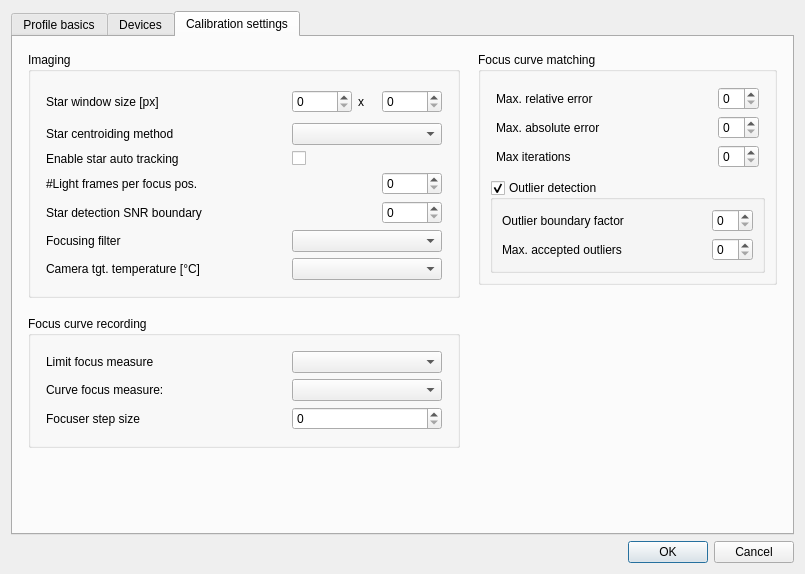
<?xml version="1.0" encoding="UTF-8"?>
<ui version="4.0">
 <class>ProfileSettingsDialog</class>
 <widget class="QDialog" name="ProfileSettingsDialog">
  <property name="geometry">
   <rect>
    <x>0</x>
    <y>0</y>
    <width>805</width>
    <height>574</height>
   </rect>
  </property>
  <property name="windowTitle">
   <string>FocusFinder profile settings</string>
  </property>
  <layout class="QGridLayout" name="gridLayout_2">
   <item row="0" column="0">
    <layout class="QGridLayout" name="gridLayout">
     <item row="0" column="0">
      <widget class="QTabWidget" name="tabWidget">
       <property name="currentIndex">
        <number>2</number>
       </property>
       <widget class="QWidget" name="tab_3">
        <attribute name="title">
         <string>Profile basics</string>
        </attribute>
        <layout class="QGridLayout" name="gridLayout_12">
         <item row="0" column="0">
          <layout class="QGridLayout" name="gridLayout_11">
           <item row="2" column="0">
            <widget class="QLabel" name="label_18">
             <property name="text">
              <string>Last changed</string>
             </property>
            </widget>
           </item>
           <item row="1" column="2">
            <widget class="QLineEdit" name="lineEdit_2"/>
           </item>
           <item row="0" column="3">
            <widget class="QLabel" name="label_20">
             <property name="minimumSize">
              <size>
               <width>30</width>
               <height>30</height>
              </size>
             </property>
             <property name="text">
              <string>Att</string>
             </property>
            </widget>
           </item>
           <item row="4" column="0">
            <spacer name="verticalSpacer_6">
             <property name="orientation">
              <enum>Qt::Vertical</enum>
             </property>
             <property name="sizeHint" stdset="0">
              <size>
               <width>20</width>
               <height>40</height>
              </size>
             </property>
            </spacer>
           </item>
           <item row="0" column="0">
            <widget class="QLabel" name="label_15">
             <property name="text">
              <string>Profile name</string>
             </property>
            </widget>
           </item>
           <item row="0" column="2">
            <widget class="QLineEdit" name="lineEdit"/>
           </item>
           <item row="1" column="0">
            <widget class="QLabel" name="label_16">
             <property name="text">
              <string>Filename</string>
             </property>
            </widget>
           </item>
           <item row="2" column="2">
            <widget class="QLabel" name="label_19">
             <property name="text">
              <string>&lt;not set&gt;</string>
             </property>
            </widget>
           </item>
           <item row="0" column="4" rowspan="2">
            <widget class="QLabel" name="label_17">
             <property name="minimumSize">
              <size>
               <width>60</width>
               <height>60</height>
              </size>
             </property>
             <property name="text">
              <string>Pic</string>
             </property>
            </widget>
           </item>
           <item row="3" column="0">
            <widget class="QLabel" name="label_21">
             <property name="text">
              <string>Description</string>
             </property>
             <property name="alignment">
              <set>Qt::AlignLeading|Qt::AlignLeft|Qt::AlignTop</set>
             </property>
            </widget>
           </item>
           <item row="3" column="2">
            <widget class="QPlainTextEdit" name="plainTextEdit"/>
           </item>
          </layout>
         </item>
        </layout>
       </widget>
       <widget class="QWidget" name="tab">
        <attribute name="title">
         <string>Devices</string>
        </attribute>
        <layout class="QGridLayout" name="gridLayout_4">
         <item row="0" column="0">
          <widget class="QGroupBox" name="groupBox_4">
           <property name="title">
            <string>Camera</string>
           </property>
           <property name="checkable">
            <bool>false</bool>
           </property>
           <layout class="QGridLayout" name="gridLayout_24">
            <item row="0" column="0">
             <layout class="QGridLayout" name="gridLayout_23">
              <item row="0" column="0">
               <layout class="QGridLayout" name="gridLayout_3" rowstretch="0,0,0,0,0" columnstretch="0,0,0,0,0,0,0">
                <item row="3" column="3">
                 <widget class="QDoubleSpinBox" name="doubleSpinBox"/>
                </item>
                <item row="3" column="4">
                 <widget class="QLabel" name="label_2">
                  <property name="text">
                   <string>x</string>
                  </property>
                 </widget>
                </item>
                <item row="2" column="2" colspan="4">
                 <widget class="QComboBox" name="comboBox_6"/>
                </item>
                <item row="3" column="2">
                 <spacer name="horizontalSpacer">
                  <property name="orientation">
                   <enum>Qt::Horizontal</enum>
                  </property>
                  <property name="sizeHint" stdset="0">
                   <size>
                    <width>30</width>
                    <height>20</height>
                   </size>
                  </property>
                 </spacer>
                </item>
                <item row="2" column="6" rowspan="3">
                 <widget class="QLabel" name="label_22">
                  <property name="minimumSize">
                   <size>
                    <width>64</width>
                    <height>60</height>
                   </size>
                  </property>
                  <property name="text">
                   <string/>
                  </property>
                  <property name="pixmap">
                   <pixmap resource="../../../resources/res.qrc">:/res/connect_camera_64x64.png</pixmap>
                  </property>
                  <property name="alignment">
                   <set>Qt::AlignLeading|Qt::AlignLeft|Qt::AlignTop</set>
                  </property>
                 </widget>
                </item>
                <item row="2" column="0" colspan="2">
                 <widget class="QLabel" name="label_13">
                  <property name="minimumSize">
                   <size>
                    <width>180</width>
                    <height>0</height>
                   </size>
                  </property>
                  <property name="text">
                   <string>Camera device</string>
                  </property>
                 </widget>
                </item>
                <item row="3" column="5">
                 <widget class="QDoubleSpinBox" name="doubleSpinBox_2"/>
                </item>
                <item row="3" column="0" colspan="2">
                 <widget class="QLabel" name="label_3">
                  <property name="text">
                   <string>Camera pixel size [um]</string>
                  </property>
                 </widget>
                </item>
               </layout>
              </item>
             </layout>
            </item>
           </layout>
          </widget>
         </item>
         <item row="1" column="0">
          <widget class="QGroupBox" name="groupBox_5">
           <property name="title">
            <string>Focus</string>
           </property>
           <layout class="QGridLayout" name="gridLayout_28">
            <item row="0" column="0">
             <layout class="QGridLayout" name="gridLayout_27" columnstretch="0,1,0">
              <property name="leftMargin">
               <number>6</number>
              </property>
              <property name="topMargin">
               <number>6</number>
              </property>
              <property name="rightMargin">
               <number>6</number>
              </property>
              <property name="bottomMargin">
               <number>6</number>
              </property>
              <item row="0" column="0">
               <widget class="QLabel" name="label_35">
                <property name="minimumSize">
                 <size>
                  <width>180</width>
                  <height>0</height>
                 </size>
                </property>
                <property name="text">
                 <string>Focus device</string>
                </property>
               </widget>
              </item>
              <item row="1" column="0">
               <spacer name="verticalSpacer">
                <property name="orientation">
                 <enum>Qt::Vertical</enum>
                </property>
                <property name="sizeHint" stdset="0">
                 <size>
                  <width>20</width>
                  <height>40</height>
                 </size>
                </property>
               </spacer>
              </item>
              <item row="0" column="1">
               <widget class="QComboBox" name="comboBox_12"/>
              </item>
              <item row="0" column="2" rowspan="2">
               <widget class="QLabel" name="label_36">
                <property name="minimumSize">
                 <size>
                  <width>64</width>
                  <height>64</height>
                 </size>
                </property>
                <property name="text">
                 <string/>
                </property>
                <property name="pixmap">
                 <pixmap resource="../../../resources/res.qrc">:/res/connect_focuser_64x64.png</pixmap>
                </property>
                <property name="alignment">
                 <set>Qt::AlignLeading|Qt::AlignLeft|Qt::AlignTop</set>
                </property>
               </widget>
              </item>
             </layout>
            </item>
           </layout>
          </widget>
         </item>
         <item row="2" column="0">
          <widget class="QGroupBox" name="groupBox_6">
           <property name="title">
            <string>Filter</string>
           </property>
           <layout class="QGridLayout" name="gridLayout_26">
            <item row="0" column="0">
             <layout class="QGridLayout" name="gridLayout_25" columnstretch="0,1,0">
              <property name="leftMargin">
               <number>6</number>
              </property>
              <property name="topMargin">
               <number>6</number>
              </property>
              <property name="rightMargin">
               <number>6</number>
              </property>
              <property name="bottomMargin">
               <number>6</number>
              </property>
              <item row="1" column="0">
               <spacer name="verticalSpacer_5">
                <property name="orientation">
                 <enum>Qt::Vertical</enum>
                </property>
                <property name="sizeHint" stdset="0">
                 <size>
                  <width>20</width>
                  <height>40</height>
                 </size>
                </property>
               </spacer>
              </item>
              <item row="0" column="2" rowspan="2">
               <widget class="QLabel" name="label_38">
                <property name="minimumSize">
                 <size>
                  <width>60</width>
                  <height>0</height>
                 </size>
                </property>
                <property name="text">
                 <string/>
                </property>
                <property name="pixmap">
                 <pixmap resource="../../../resources/res.qrc">:/res/filter_wheel_64x64.png</pixmap>
                </property>
                <property name="alignment">
                 <set>Qt::AlignLeading|Qt::AlignLeft|Qt::AlignTop</set>
                </property>
               </widget>
              </item>
              <item row="0" column="0">
               <widget class="QLabel" name="label_4">
                <property name="minimumSize">
                 <size>
                  <width>180</width>
                  <height>0</height>
                 </size>
                </property>
                <property name="text">
                 <string>Filter device</string>
                </property>
               </widget>
              </item>
              <item row="0" column="1">
               <widget class="QComboBox" name="comboBox_13"/>
              </item>
             </layout>
            </item>
           </layout>
          </widget>
         </item>
        </layout>
       </widget>
       <widget class="QWidget" name="tab_2">
        <attribute name="title">
         <string>Calibration settings</string>
        </attribute>
        <layout class="QGridLayout" name="gridLayout_6">
         <item row="0" column="0">
          <layout class="QGridLayout" name="gridLayout_13" rowstretch="0" columnstretch="0">
           <property name="leftMargin">
            <number>6</number>
           </property>
           <property name="topMargin">
            <number>6</number>
           </property>
           <property name="rightMargin">
            <number>6</number>
           </property>
           <property name="bottomMargin">
            <number>6</number>
           </property>
           <item row="0" column="0">
            <widget class="QGroupBox" name="groupBox">
             <property name="title">
              <string>Imaging</string>
             </property>
             <layout class="QGridLayout" name="gridLayout_16">
              <item row="0" column="0">
               <layout class="QGridLayout" name="gridLayout_15" columnstretch="0,0,0,0,0">
                <property name="leftMargin">
                 <number>6</number>
                </property>
                <property name="topMargin">
                 <number>6</number>
                </property>
                <property name="rightMargin">
                 <number>6</number>
                </property>
                <property name="bottomMargin">
                 <number>6</number>
                </property>
                <item row="2" column="2">
                 <widget class="QCheckBox" name="checkBox_3">
                  <property name="text">
                   <string/>
                  </property>
                 </widget>
                </item>
                <item row="0" column="4">
                 <widget class="QSpinBox" name="spinBox_4">
                  <property name="minimumSize">
                   <size>
                    <width>60</width>
                    <height>0</height>
                   </size>
                  </property>
                 </widget>
                </item>
                <item row="5" column="2" colspan="3">
                 <widget class="QComboBox" name="comboBox_8"/>
                </item>
                <item row="0" column="3">
                 <widget class="QLabel" name="label_6">
                  <property name="text">
                   <string>x</string>
                  </property>
                 </widget>
                </item>
                <item row="0" column="2">
                 <widget class="QSpinBox" name="spinBox_3">
                  <property name="minimumSize">
                   <size>
                    <width>60</width>
                    <height>0</height>
                   </size>
                  </property>
                 </widget>
                </item>
                <item row="1" column="0">
                 <widget class="QLabel" name="label_8">
                  <property name="text">
                   <string>Star centroiding method</string>
                  </property>
                 </widget>
                </item>
                <item row="5" column="0">
                 <widget class="QLabel" name="label_34">
                  <property name="text">
                   <string>Focusing filter</string>
                  </property>
                 </widget>
                </item>
                <item row="2" column="0">
                 <widget class="QLabel" name="label_11">
                  <property name="text">
                   <string>Enable star auto tracking</string>
                  </property>
                 </widget>
                </item>
                <item row="0" column="0">
                 <widget class="QLabel" name="label">
                  <property name="minimumSize">
                   <size>
                    <width>200</width>
                    <height>0</height>
                   </size>
                  </property>
                  <property name="text">
                   <string>Star window size [px]</string>
                  </property>
                 </widget>
                </item>
                <item row="0" column="1">
                 <spacer name="horizontalSpacer_2">
                  <property name="orientation">
                   <enum>Qt::Horizontal</enum>
                  </property>
                  <property name="sizeHint" stdset="0">
                   <size>
                    <width>20</width>
                    <height>30</height>
                   </size>
                  </property>
                 </spacer>
                </item>
                <item row="1" column="2" colspan="3">
                 <widget class="QComboBox" name="comboBox_2">
                  <property name="minimumSize">
                   <size>
                    <width>150</width>
                    <height>0</height>
                   </size>
                  </property>
                 </widget>
                </item>
                <item row="6" column="0">
                 <widget class="QLabel" name="label_5">
                  <property name="text">
                   <string>Camera tgt. temperature [°C]</string>
                  </property>
                 </widget>
                </item>
                <item row="3" column="0">
                 <widget class="QLabel" name="label_23">
                  <property name="text">
                   <string>#Light frames per focus pos.</string>
                  </property>
                 </widget>
                </item>
                <item row="6" column="2" colspan="3">
                 <widget class="QComboBox" name="comboBox_11"/>
                </item>
                <item row="4" column="0">
                 <widget class="QLabel" name="label_7">
                  <property name="text">
                   <string>Star detection SNR boundary</string>
                  </property>
                 </widget>
                </item>
                <item row="3" column="4">
                 <widget class="QSpinBox" name="spinBox_2">
                  <property name="maximum">
                   <number>10</number>
                  </property>
                 </widget>
                </item>
                <item row="4" column="4">
                 <widget class="QSpinBox" name="spinBox"/>
                </item>
               </layout>
              </item>
             </layout>
            </widget>
           </item>
          </layout>
         </item>
         <item row="1" column="0">
          <layout class="QGridLayout" name="gridLayout_19" rowstretch="0,0" columnstretch="0" rowminimumheight="0,0">
           <property name="leftMargin">
            <number>6</number>
           </property>
           <property name="topMargin">
            <number>6</number>
           </property>
           <property name="rightMargin">
            <number>6</number>
           </property>
           <property name="bottomMargin">
            <number>6</number>
           </property>
           <item row="0" column="0">
            <widget class="QGroupBox" name="groupBox_3">
             <property name="title">
              <string>Focus curve recording</string>
             </property>
             <layout class="QGridLayout" name="gridLayout_21">
              <item row="0" column="0">
               <layout class="QGridLayout" name="gridLayout_20">
                <property name="leftMargin">
                 <number>6</number>
                </property>
                <property name="topMargin">
                 <number>6</number>
                </property>
                <property name="rightMargin">
                 <number>6</number>
                </property>
                <property name="bottomMargin">
                 <number>6</number>
                </property>
                <item row="0" column="2">
                 <widget class="QComboBox" name="comboBox_3">
                  <property name="minimumSize">
                   <size>
                    <width>150</width>
                    <height>0</height>
                   </size>
                  </property>
                 </widget>
                </item>
                <item row="1" column="0">
                 <widget class="QLabel" name="label_30">
                  <property name="text">
                   <string>Curve focus measure:</string>
                  </property>
                 </widget>
                </item>
                <item row="2" column="0">
                 <widget class="QLabel" name="label_24">
                  <property name="text">
                   <string>Focuser step size</string>
                  </property>
                 </widget>
                </item>
                <item row="0" column="1">
                 <spacer name="horizontalSpacer_5">
                  <property name="orientation">
                   <enum>Qt::Horizontal</enum>
                  </property>
                  <property name="sizeHint" stdset="0">
                   <size>
                    <width>40</width>
                    <height>20</height>
                   </size>
                  </property>
                 </spacer>
                </item>
                <item row="0" column="0">
                 <widget class="QLabel" name="label_9">
                  <property name="minimumSize">
                   <size>
                    <width>200</width>
                    <height>0</height>
                   </size>
                  </property>
                  <property name="text">
                   <string>Limit focus measure</string>
                  </property>
                 </widget>
                </item>
                <item row="2" column="2">
                 <widget class="QSpinBox" name="spinBox_5"/>
                </item>
                <item row="1" column="2">
                 <widget class="QComboBox" name="comboBox_4"/>
                </item>
               </layout>
              </item>
             </layout>
            </widget>
           </item>
           <item row="1" column="0">
            <spacer name="verticalSpacer_7">
             <property name="orientation">
              <enum>Qt::Vertical</enum>
             </property>
             <property name="sizeHint" stdset="0">
              <size>
               <width>20</width>
               <height>40</height>
              </size>
             </property>
            </spacer>
           </item>
          </layout>
         </item>
         <item row="0" column="1" rowspan="2">
          <layout class="QGridLayout" name="gridLayout_14" rowstretch="0,0" columnstretch="0">
           <property name="leftMargin">
            <number>6</number>
           </property>
           <property name="topMargin">
            <number>6</number>
           </property>
           <property name="rightMargin">
            <number>6</number>
           </property>
           <property name="bottomMargin">
            <number>6</number>
           </property>
           <item row="0" column="0">
            <widget class="QGroupBox" name="groupBox_2">
             <property name="title">
              <string>Focus curve matching</string>
             </property>
             <layout class="QGridLayout" name="gridLayout_18">
              <item row="0" column="0">
               <layout class="QGridLayout" name="gridLayout_17" rowstretch="0,0,0" columnstretch="0,0,0">
                <property name="leftMargin">
                 <number>6</number>
                </property>
                <property name="topMargin">
                 <number>6</number>
                </property>
                <property name="rightMargin">
                 <number>6</number>
                </property>
                <property name="bottomMargin">
                 <number>6</number>
                </property>
                <item row="1" column="2">
                 <widget class="QSpinBox" name="spinBox_8"/>
                </item>
                <item row="0" column="2">
                 <widget class="QSpinBox" name="spinBox_7"/>
                </item>
                <item row="1" column="0">
                 <widget class="QLabel" name="label_27">
                  <property name="text">
                   <string>Max. absolute error</string>
                  </property>
                 </widget>
                </item>
                <item row="2" column="2">
                 <widget class="QSpinBox" name="spinBox_9"/>
                </item>
                <item row="0" column="0">
                 <widget class="QLabel" name="label_26">
                  <property name="text">
                   <string>Max. relative error</string>
                  </property>
                 </widget>
                </item>
                <item row="2" column="0">
                 <widget class="QLabel" name="label_28">
                  <property name="text">
                   <string>Max iterations</string>
                  </property>
                 </widget>
                </item>
                <item row="0" column="1">
                 <spacer name="horizontalSpacer_6">
                  <property name="orientation">
                   <enum>Qt::Horizontal</enum>
                  </property>
                  <property name="sizeHint" stdset="0">
                   <size>
                    <width>40</width>
                    <height>20</height>
                   </size>
                  </property>
                 </spacer>
                </item>
               </layout>
              </item>
              <item row="1" column="0">
               <widget class="QgsCollapsibleGroupBox" name="mGroupBox">
                <property name="title">
                 <string>Outlier detection</string>
                </property>
                <property name="checkable">
                 <bool>true</bool>
                </property>
                <layout class="QGridLayout" name="gridLayout_22">
                 <item row="0" column="0">
                  <layout class="QGridLayout" name="gridLayout_5">
                   <item row="0" column="2">
                    <widget class="QSpinBox" name="spinBox_10"/>
                   </item>
                   <item row="1" column="2">
                    <widget class="QSpinBox" name="spinBox_11"/>
                   </item>
                   <item row="0" column="0">
                    <widget class="QLabel" name="label_12">
                     <property name="text">
                      <string>Outlier boundary factor</string>
                     </property>
                    </widget>
                   </item>
                   <item row="0" column="1">
                    <spacer name="horizontalSpacer_7">
                     <property name="orientation">
                      <enum>Qt::Horizontal</enum>
                     </property>
                     <property name="sizeHint" stdset="0">
                      <size>
                       <width>40</width>
                       <height>20</height>
                      </size>
                     </property>
                    </spacer>
                   </item>
                   <item row="1" column="0">
                    <widget class="QLabel" name="label_29">
                     <property name="text">
                      <string>Max. accepted outliers</string>
                     </property>
                    </widget>
                   </item>
                  </layout>
                 </item>
                </layout>
               </widget>
              </item>
             </layout>
            </widget>
           </item>
           <item row="1" column="0">
            <spacer name="verticalSpacer_4">
             <property name="orientation">
              <enum>Qt::Vertical</enum>
             </property>
             <property name="sizeHint" stdset="0">
              <size>
               <width>20</width>
               <height>40</height>
              </size>
             </property>
            </spacer>
           </item>
          </layout>
         </item>
        </layout>
       </widget>
      </widget>
     </item>
    </layout>
   </item>
   <item row="1" column="0">
    <widget class="QDialogButtonBox" name="buttonBox">
     <property name="orientation">
      <enum>Qt::Horizontal</enum>
     </property>
     <property name="standardButtons">
      <set>QDialogButtonBox::Cancel|QDialogButtonBox::Ok</set>
     </property>
    </widget>
   </item>
  </layout>
 </widget>
 <customwidgets>
  <customwidget>
   <class>QgsCollapsibleGroupBox</class>
   <extends>QGroupBox</extends>
   <header>qgscollapsiblegroupbox.h</header>
   <container>1</container>
  </customwidget>
 </customwidgets>
 <resources>
  <include location="../../../resources/res.qrc"/>
 </resources>
 <connections>
  <connection>
   <sender>buttonBox</sender>
   <signal>accepted()</signal>
   <receiver>ProfileSettingsDialog</receiver>
   <slot>accept()</slot>
   <hints>
    <hint type="sourcelabel">
     <x>248</x>
     <y>254</y>
    </hint>
    <hint type="destinationlabel">
     <x>157</x>
     <y>274</y>
    </hint>
   </hints>
  </connection>
  <connection>
   <sender>buttonBox</sender>
   <signal>rejected()</signal>
   <receiver>ProfileSettingsDialog</receiver>
   <slot>reject()</slot>
   <hints>
    <hint type="sourcelabel">
     <x>316</x>
     <y>260</y>
    </hint>
    <hint type="destinationlabel">
     <x>286</x>
     <y>274</y>
    </hint>
   </hints>
  </connection>
 </connections>
</ui>
